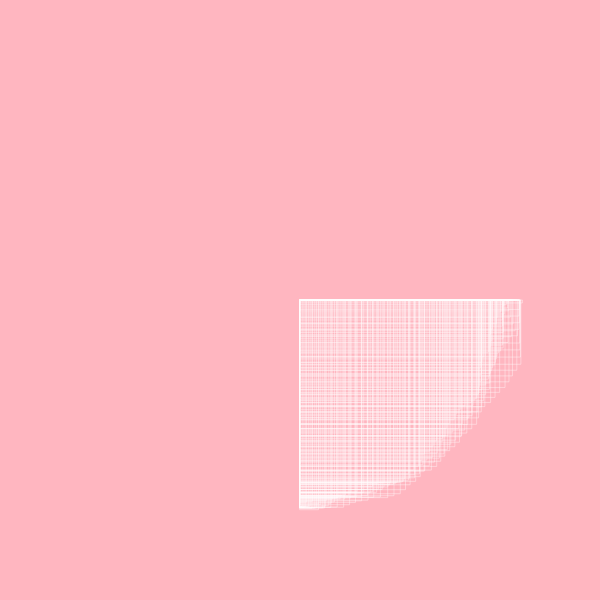
Frame 1 (no input)
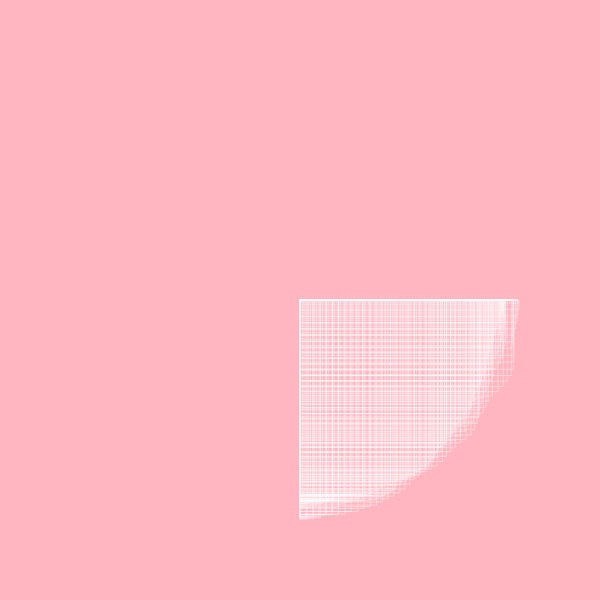
Frame 60 (no input)
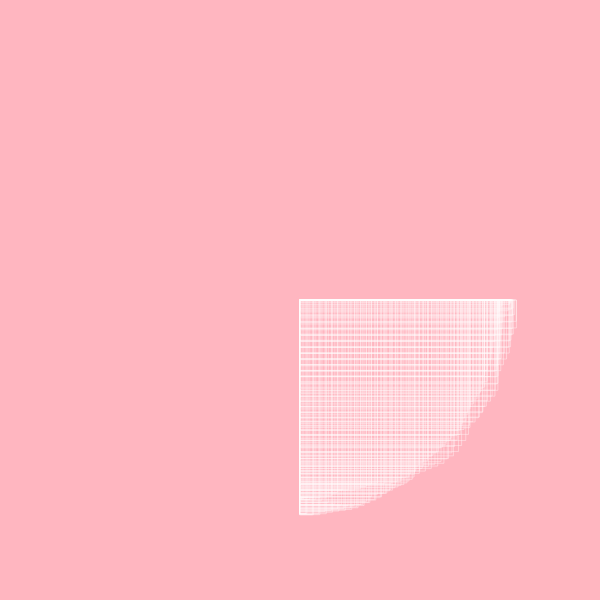
Frame 120 (the mouse pressed at the canvas centre since frame 60)

The p5.js sketch that drew these frames (run headless with seeded random() and noise() and a simulated clock; from frame 60 on, the mouse is pressed at the canvas centre):

// p5.js sketch
// ── sketch.js
let yoff = 0.0;

function setup() {
    createCanvas(600, 600);
}

function draw() {
    background(255, 182, 192);
    fill(255, 100);

    // y = x*noise(height);
    //ellipse(200, 200, ra, ra);

    translate(width / 2, height / 2);
    var xoff = 0.0;
    beginShape();
    for (let a = 0; a < TWO_PI; a += 0.03) {
        
        noFill();
        offset = xoff + map(noise(xoff, yoff, xoff+yoff), 0, 1, -20, 20);
        stroke(255, 100);
        r = 200 + offset;
        x = r * cos(a);
        y = r * sin(a);
        //vertex(x, y);
        rect(0, 0, x, y);
        //ellipse(0, 0, x*3, y*3);
        xoff += 0.09;
    }
    endShape();
    yoff += 0.01;
}
